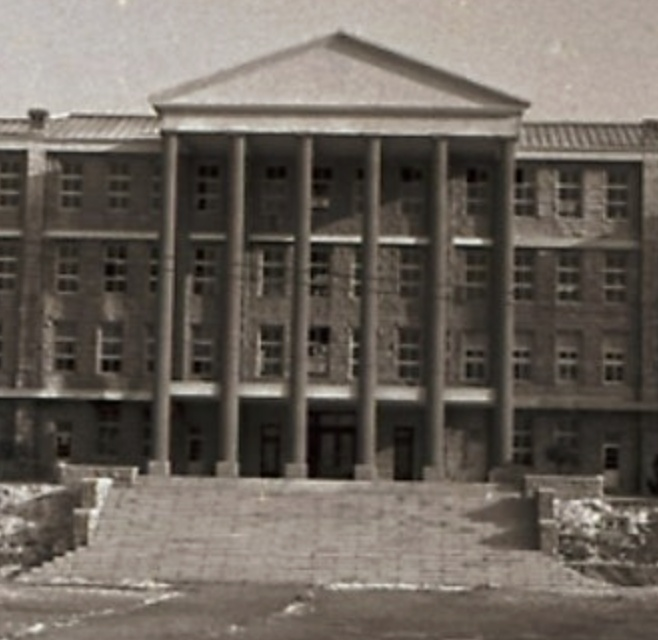
#> input picture 실습2/data/timewarp/hyu_old.jpg, 658 x 640 px
$ jupyter execute --allow-errors lab2_part3_timewarp.ipynb
#> lines starting #> are read from the running program, lines starting #| are printed output that depends on the picture
# 실습 2 · 파트 3 — 시간을 잇는 호모그래피, "Dear Photograph"

**수십 년 전 본관 사진을 오늘의 정면 사진 위에 정합해 붙인다**

| 노트북 | 내용 |
|---|---|
| 파트 1 | 내 카메라 캘리브레이션 — 촬영 규칙 · 보드 촬영 · K와 σ 확인 |
| 파트 2 | 매칭 `빈칸 ①` · 호모그래피 DLT `빈칸 ②` · RANSAC · 워핑 · 블렌딩 `빈칸 ③` → 내 파노라마 |
| **파트 3** | **시간 정합** — 자동 매칭의 실패 · 클릭 대응 15점 → 내 DLT → 4가지 합성 |

같은 파사드 평면이니 **호모그래피 한 장**이면 충분합니다 — 파트 2에서 만든 `estimate_H_dlt`를
사진이 아니라 **시간**을 잇는 데 그대로 재사용합니다.

이 노트북은 **단독 실행 가능**합니다. 파노라마 파이프라인이 필요 없고, 아래 `셀 1`이
매칭기(SIFT/BF)와 정규화 DLT만 준비합니다. 파트 2에서 **직접 채운 `build_A_rows`** 가 있다면
셀 1의 `from solutions import ...` 에서 그 이름을 빼고 자기 함수를 붙여넣으세요.

[cell 1]
# ── 셀 1 · 환경 준비 (+ 매칭기 · 내 DLT) ─────────────────────────
import cv2, json, math, time, os, glob
import numpy as np
import matplotlib.pyplot as plt
from pathlib import Path
from PIL import Image, ImageOps

import matplotlib.font_manager as fm
for cand in ['Malgun Gothic', 'AppleGothic', 'NanumGothic',
             'Noto Sans CJK KR', 'Noto Sans CJK JP', 'Noto Sans KR']:
    if any(cand == f.name for f in fm.fontManager.ttflist):
        plt.rcParams['font.family'] = cand; break
plt.rcParams['axes.unicode_minus'] = False

BASE = Path('.'); OUT = BASE / 'out'; OUT.mkdir(exist_ok=True)

def load_image(path, max_side=None):
    # EXIF 회전을 반영해 로드 → BGR, 필요 시 축소
    im = ImageOps.exif_transpose(Image.open(path)).convert('RGB')
    img = cv2.cvtColor(np.array(im), cv2.COLOR_RGB2BGR)
    if max_side and max(img.shape[:2]) > max_side:
        s = max_side / max(img.shape[:2])
        img = cv2.resize(img, None, fx=s, fy=s, interpolation=cv2.INTER_AREA)
    return img

def show(img, title='', figsize=(9, 5.4)):
    plt.figure(figsize=figsize)
    plt.imshow(cv2.cvtColor(img, cv2.COLOR_BGR2RGB)); plt.title(title); plt.axis('off'); plt.show()

# 빈칸 ①②의 값·함수 (파트 2~3에서 직접 채운 것이 있으면 여기에 붙여넣으세요)
from solutions import DEFAULT_RATIO as RATIO, build_A_rows

try:
    FEAT = cv2.SIFT_create(nfeatures=4000); NORM = cv2.NORM_L2
except AttributeError:
    FEAT = cv2.ORB_create(nfeatures=4000); NORM = cv2.NORM_HAMMING
    print('SIFT 불가 → ORB 대체')
bf = cv2.BFMatcher(NORM)

def _normalize(pts):
    """무게중심 → 원점, 평균 거리 → √2 (Hartley). 반환: 정규화 좌표, 변환 T"""
    c = pts.mean(axis=0); d = np.linalg.norm(pts - c, axis=1).mean()
    s = math.sqrt(2) / max(d, 1e-12)
    T = np.array([[s, 0, -s * c[0]], [0, s, -s * c[1]], [0, 0, 1]])
    ph = np.hstack([pts, np.ones((len(pts), 1))]) @ T.T
    return ph[:, :2], T

def estimate_H_dlt(src, dst):
    """정규화 DLT: src→dst 호모그래피 (파트 3에서 만든 그 함수)"""
    sn, Ts = _normalize(np.asarray(src, float)); dn, Td = _normalize(np.asarray(dst, float))
    A = []
    for (x, y), (xp, yp) in zip(sn, dn):
        r1, r2 = build_A_rows(x, y, xp, yp); A += [r1, r2]
    _, _, Vt = np.linalg.svd(np.asarray(A)); Hn = Vt[-1].reshape(3, 3)
    H = np.linalg.inv(Td) @ Hn @ Ts
    return H / H[2, 2]

print('OpenCV', cv2.__version__, '| RATIO', RATIO, '| estimate_H_dlt 준비 완료')

---
## 먼저 · 자동 매칭은 왜 실패하는가

시점까지 거의 같은 정면 사진인데도 SIFT + ratio test는 대응을 거의 못 찾습니다.
**왜 안 되는지부터** 확인하고, 그다음 사람이 클릭으로 대응을 공급합니다.

[cell 2]
# ── 셀 B1 · 자동 매칭은 왜 실패하는가 ───────────────────────────
tw_old = load_image(BASE / 'data' / 'timewarp' / 'hyu_old.jpg')
#> in load_image, im is the input picture: PIL image 658x640 RGB; mean R, G, B 107.8, 100.2, 92.2
tw_new = load_image(BASE / 'data' / 'timewarp' / 'hyu_modern.jpg')
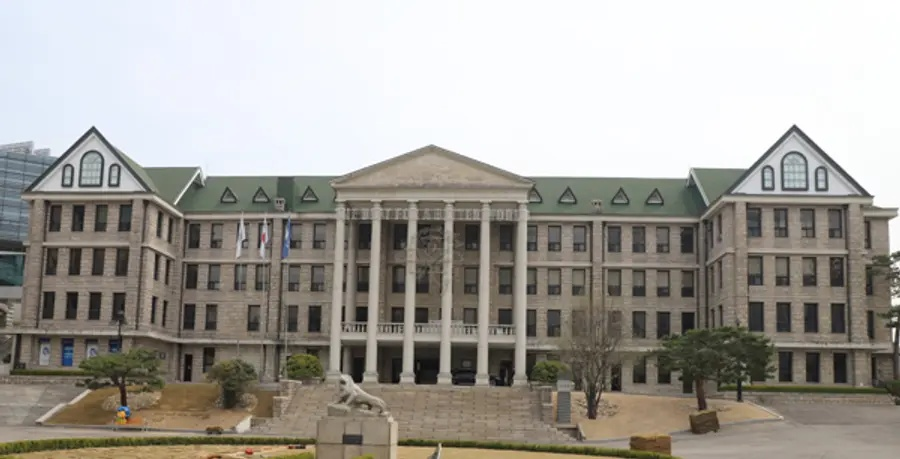
#> input picture 실습2/data/timewarp/hyu_modern.jpg, 900 x 459 px
#> in load_image, im is the input picture: PIL image 900x459 RGB; mean R, G, B 163.4, 160.1, 153.9
Ho_, Wo_ = tw_old.shape[:2]; Hn_, Wn_ = tw_new.shape[:2]
#> after `Ho_, Wo_ = tw_old.shape[:2]`: Ho_ = 640; Wo_ = 658
#> after `Hn_, Wn_ = tw_new.shape[:2]`: Hn_ = 459; Wn_ = 900
show(np.hstack([cv2.resize(tw_old, (int(Wo_*420/Ho_), 420)),
                np.full((420, 16, 3), 255, np.uint8),
                cv2.resize(tw_new, (int(Wn_*420/Hn_), 420))]),
     '왼쪽: 과거 (필름) · 오른쪽: 현재 — 시점까지 거의 같은 정면', (12, 4.2))
#> in show, `plt.imshow(cv2.cvtColor(img, cv2.COLOR_BGR2RGB))`:
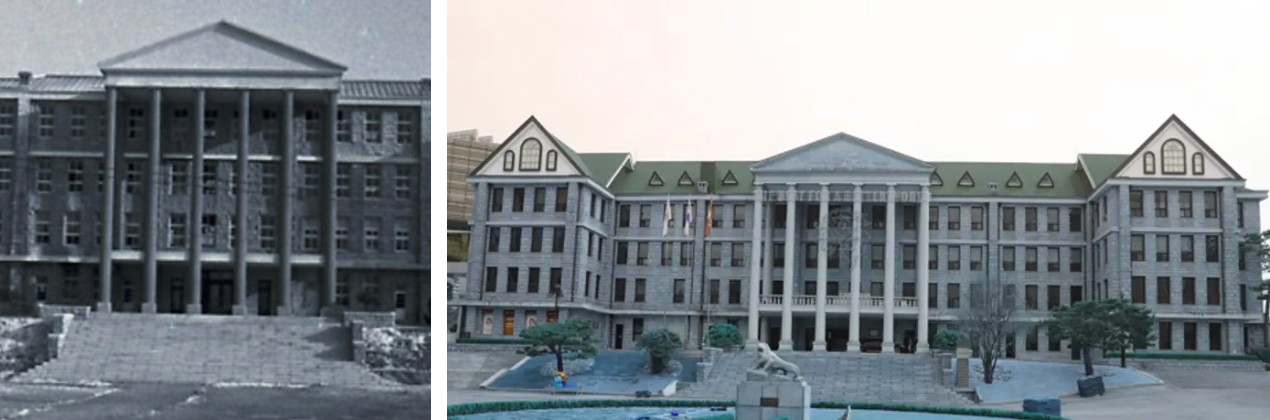
#> img: shape (420, 1270, 3); mean of channels 0, 1, 2 134.1, 140.9, 145.6; drawn as R, G, B
#> in show, `plt.imshow(cv2.cvtColor(img, cv2.COLOR_BGR2RGB))`:
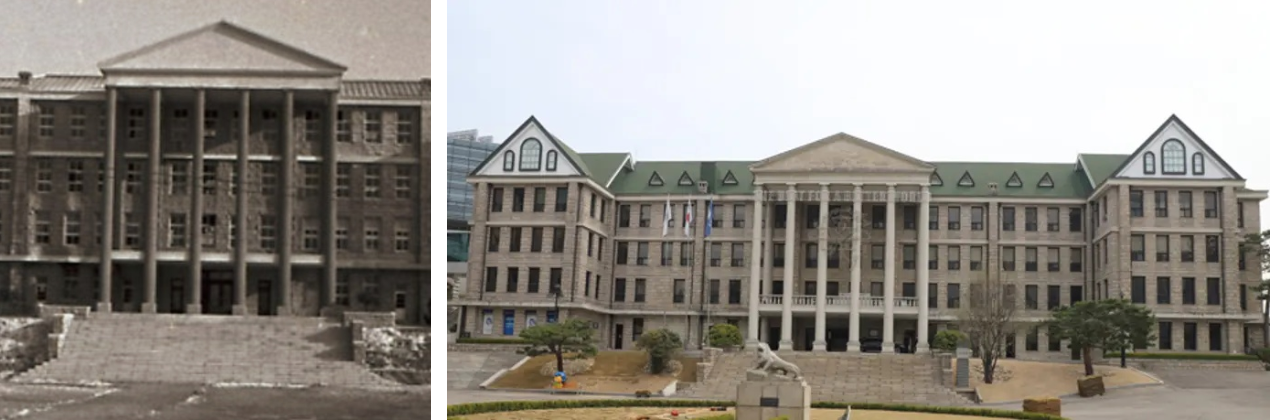
#> shown: shape (420, 1270, 3); mean R, G, B 145.6, 140.9, 134.1

g1, g2 = [cv2.cvtColor(x, cv2.COLOR_BGR2GRAY) for x in (tw_old, tw_new)]
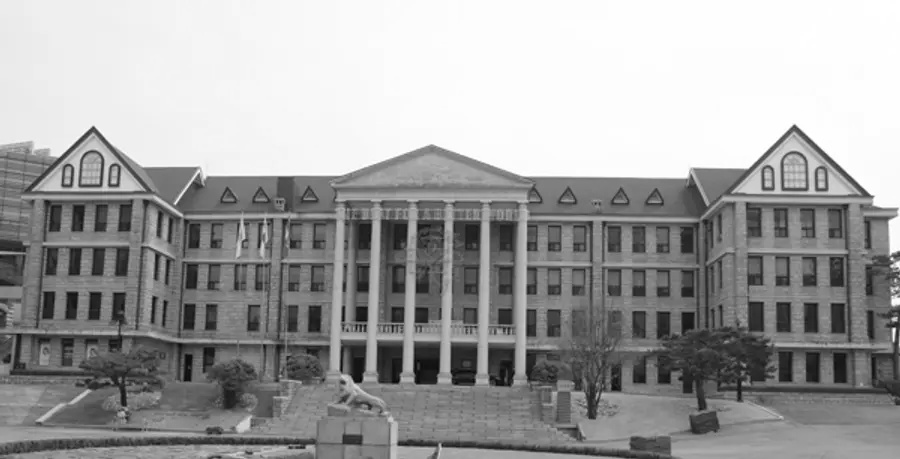
#> g2: shape (459, 900); min 1, max 255, mean 160.4
k1, d1 = FEAT.detectAndCompute(g1, None); k2, d2 = FEAT.detectAndCompute(g2, None)
#> after `k1, d1 = FEAT.detectAndCompute(g1, None)`: k1 = 1299 keypoints; strongest (x, y, size): (477, 241, 5.8), (357, 239, 5.4), (410, 240, 6), (111, 395, 7.7)
#> after `k2, d2 = FEAT.detectAndCompute(g2, None)`: k2 = 3087 keypoints; strongest (x, y, size): (894, 330, 2.9), (895, 319, 3.5), (892, 259, 2.1), (794, 128, 5.1)
raw = bf.knnMatch(d1, d2, k=2)
#> raw = 1299 matches
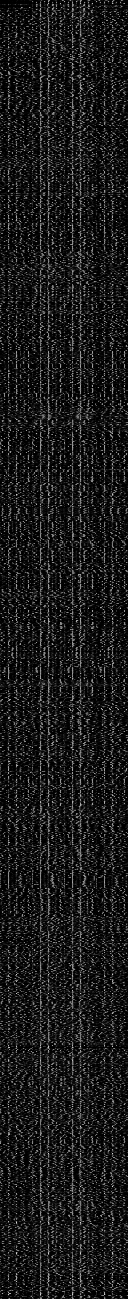
#> d1: shape (1299, 128) float32; min 0, max 213, mean 26.2
good = [m for m, n in raw if m.distance < RATIO * n.distance]
#> good = 8 matches
n_inl = 0
if len(good) >= 8:
    s = np.float32([k1[m.queryIdx].pt for m in good]); t = np.float32([k2[m.trainIdx].pt for m in good])
#> after `s = np.float32([k1[m.queryIdx].pt for m in good])`: s = [[15.89, 573.2], [90.06, 234], [98.73, 347.6], [148.9, 241.7], [315.4, 147.3], [349.8, 579.9], [363, 581.1], [532.6, 401.7]]
#> after `t = np.float32([k2[m.trainIdx].pt for m in good])`: t = [[597.1, 364.1], [183.8, 190.9], [270.8, 215.7], [173.7, 199.3], [173.7, 199.3], [817, 342.4], [45.94, 329.7], [775.9, 373.9]]
    Ht, msk = cv2.findHomography(s, t, cv2.RANSAC, 4.0)
#> Ht = [[0.0195, -0.33, 196.7], [0.237, -0.305, 175.8], [0.000742, -0.00174, 1]]; msk = [1, 1, 0, 1, 0, 0, 1, 0]
    n_inl = int(msk.sum()) if msk is not None else 0
#> n_inl = 4
print(f'자동: 매칭 {len(good)}개 → 인라이어 {n_inl}개 — 사실상 실패')
#| 자동: 매칭 8개 → 인라이어 4개 — 사실상 실패
print('시점이 같아도 실패 → 원인은 시점이 아니라 필름↔디지털의 외관 격차.')
print('구조(기둥·페디먼트)는 그대로다 — 사람의 대응 능력이 필요한 순간 (실습 3의 예고편)')
